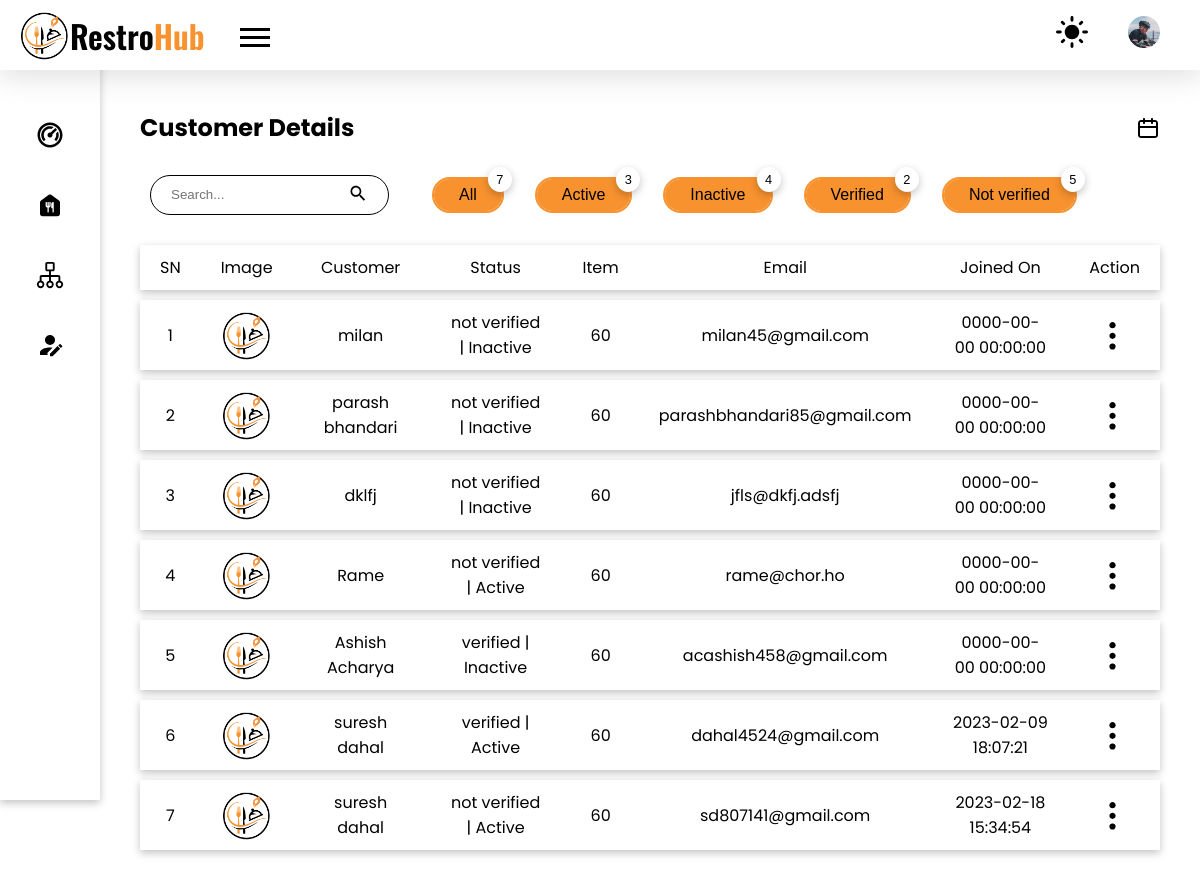
The page /admin/users/customer.php (signed in) on the database as committed earlier.
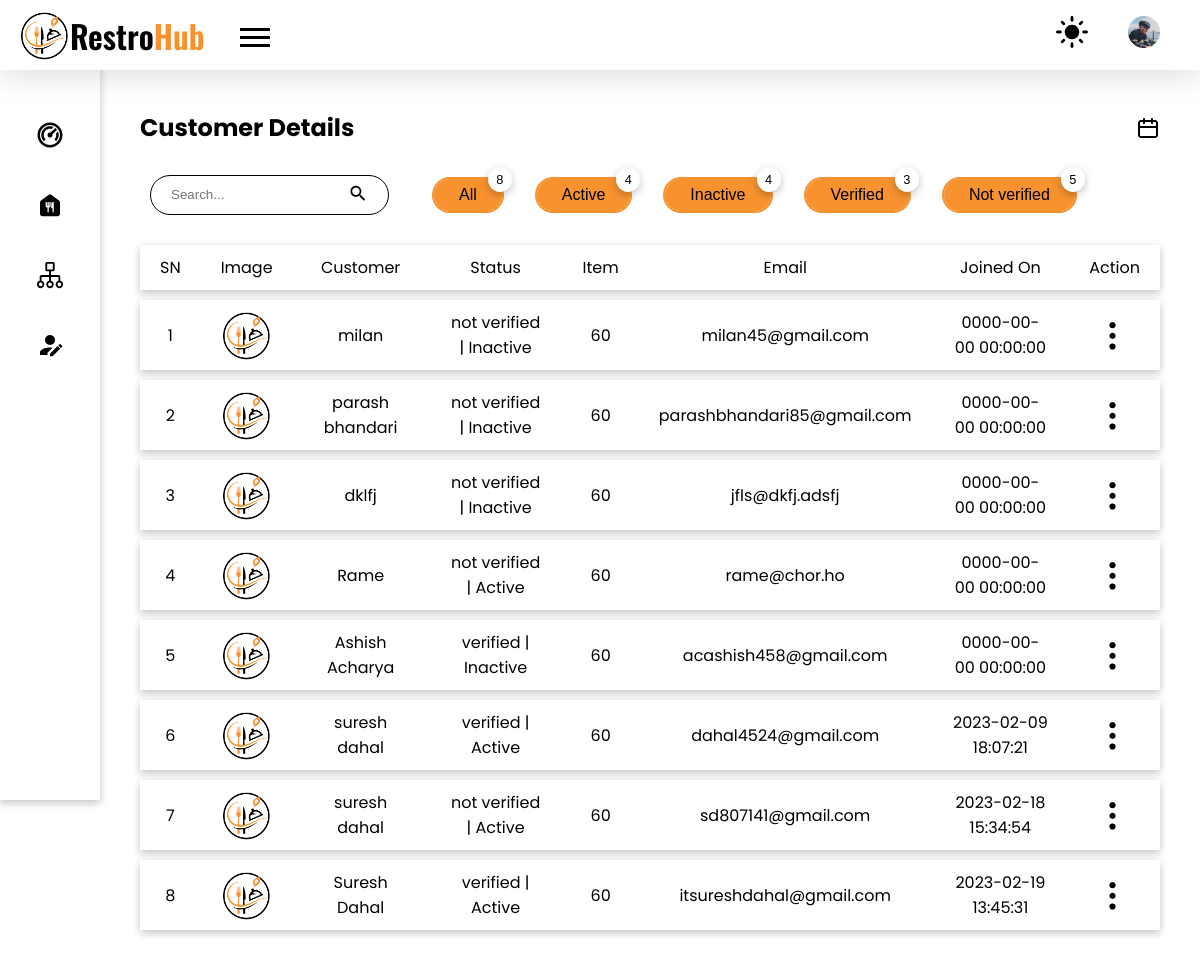
The same page on the database as committed later.
### tables this page shows
CREATE TABLE `customer` (
  `id` int(10) NOT NULL,
  `names` varchar(100) NOT NULL,
  `username` varchar(100) DEFAULT NULL,
  `email` varchar(100) NOT NULL,
  `password` varchar(100) DEFAULT NULL,
  `provider` varchar(50) NOT NULL,
  `date` datetime NOT NULL,
  `status` varchar(20) NOT NULL,
  `active` int(1) NOT NULL,
  `otp` varchar(11) DEFAULT NULL,
  `image` varchar(100) DEFAULT NULL,
  `count` int(11) NOT NULL
);

### admin/users/customer.php (the view, shortened to what the changed rows need)
<!DOCTYPE html>
<html lang="en">
<head>
    <link rel="stylesheet" href="../../styles/style.css">
</head>
<body>
    <?php
    require("../../config.php");
    ?>
    <main class="admin_dashboard_body">
        <section class="dashboard_inner-head flex items-center">
            <h2>Customer Details</h2>
        </section>
        <div class="flex items-center">
            <div class="flex items-center">
                <?php
                $sql_all = "SELECT names,username,email,date,status FROM customer";
                $result_all = mysqli_query($conn, $sql_all);
                $count_all = mysqli_num_rows($result_all);
                $sql_active = "SELECT names,username,email,date,status FROM customer WHERE active = 1";
                $result_active = mysqli_query($conn, $sql_active);
                $count_active = mysqli_num_rows($result_active);
                $sql_verified = "SELECT names,username,email,date,status FROM customer WHERE status = 'verified'";
                $result_verified = mysqli_query($conn, $sql_verified);
                $count_verified = mysqli_num_rows($result_verified);
                ?>
                <form action="./backend/specific-users.php" method="post">
                    <button type="submit" name="specific-users" class="button ml-35 border-curve-lg relative">All
                        <div class="count-top shadow"><?php
                                                        echo $count_all;
                                                        ?>
                        </div>
                </form>
                <form action="./backend/specific-users.php" method="post">
                    <button type="submit" name="specific-users" class="button ml-35 border-curve-lg relative">Active
                        <div class="count-top shadow"><?php
                                                        echo $count_active;
                                                        ?>
                        </div>
                </form>
                <form action="./backend/specific-users.php" method="post">
                    <button type="submit" name="specific-users" class="button ml-35 border-curve-lg relative">Verified
                        <div class="count-top shadow"><?php
                                                        echo $count_verified;
                                                        ?>
                        </div>
                </form>
            </div>
        </div>
        <?php
        require("../../config.php");
        if (isset($_SESSION['filter-by'])) {
            $filter_by = $_SESSION['filter-by'];
            if ($filter_by == 'all') {
                $sql = "SELECT names,username,email,date,status,active FROM customer";
            } else if ($filter_by == 'active') {
                $sql = "SELECT names,username,email,date,status,active FROM customer WHERE active = 1";
            } else if ($filter_by == 'inactive') {
                $sql = "SELECT names,username,email,date,status,active FROM customer WHERE active = 0";
            } else if ($filter_by == 'verified') {
                $sql = "SELECT names,username,email,date,status,active FROM customer WHERE status = 'verified'";
            } else if ($filter_by == 'not verified') {
                $sql = "SELECT names,username,email,date,status,active FROM customer WHERE status = 'not verified'";
            }
        } else {
            $sql = "SELECT names,username,email,date,status,active FROM customer";
        }
        $result = mysqli_query($conn, $sql);
        if (mysqli_num_rows($result) > 0) {
        ?>
            <table class="mt-20">
                <tr class="shadow">
                    <th>SN</th>
                    <th>Image</th>
                    <th>Customer</th>
                    <th>Status</th>
                    <th>Item</th>
                    <th>Email</th>
                    <th>Joined On</th>
                    <th>Action</th>
                </tr>
                <?php
                $i = 0;
                while ($row = mysqli_fetch_assoc($result)) {
                    $i++;
                    $isActive = $row['active'] == 1 ? "Active" : "Inactive";
                ?>
                    <tr class="shadow">
                        <td><?php echo $i; ?></td>
                        <td>
                            <img src="../../images/logo.png" class="table_food-img">
                        </td>
                        <td><?php echo $row['names']; ?></td>
                        <td><?php echo $row['status'] . " | " . $isActive; ?></td>
                        <td>60</td>
                        <td><?php echo $row['email']; ?></td>
                        <td><?php echo $row['date']; ?></td>
                        <td class="table_action_container">
                            <button class="no_bg no_outline table_option-menu">
                                <img src="../../images//ic_options.svg" alt="options menu">
                            </button>
                        </td>
                    </tr>
                <?php
                }
                ?>
            </table>
        <?php
        } else {
            echo "No data found";
        }
        ?>
    </main>
</body>
</html>

Rows that differ between the two databases and show on the page:
added customer: names "Suresh Dahal", status "verified", active "Active", email "itsureshdahal@gmail.com", date "2023-02-19 13:45:31"
Other text that changed with them:
$count_all: "7" → "8"
$count_active: "3" → "4"
$count_verified: "2" → "3"
